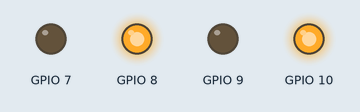
Simulated run of this program. Board: Raspberry Pi (BCM pin numbers). On the bench: output pins drawn as LEDs (lit = HIGH). What the program prints to the terminal is not drawn. At 2.2 s the program stops and its outputs stay as they are.

Above: at 0.1 s.
At 2.3 s:
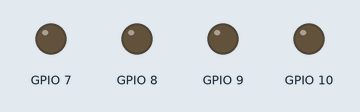
Timing chart, 0 to 3.7 s (numbered marks = the images above):
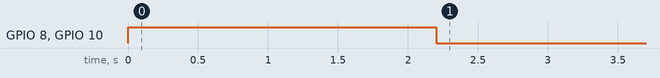

The program:

motor_turn.py
```python
# CamJam EduKit 3 - Robotics
# Worksheet 3 - Motor Test Code
import sys
import RPi.GPIO as GPIO # Import the GPIO Library
import time # Import the Time library

print(sys.argv)

# Set the GPIO modes
GPIO.setmode(GPIO.BCM)
GPIO.setwarnings(False)

# Set the GPIO Pin mode
GPIO.setup(7, GPIO.OUT)
GPIO.setup(8, GPIO.OUT)
GPIO.setup(9, GPIO.OUT)
GPIO.setup(10, GPIO.OUT)

# Turn all motors off
GPIO.output(7, 0)
GPIO.output(8, 0)
GPIO.output(9, 0)
GPIO.output(10, 0)

# Turn the right motor forwards
GPIO.output(9, 0)
GPIO.output(10, 1)

# Turn the left motor forwards
GPIO.output(7, 0)
GPIO.output(8, 1)

# Wait for 3 seconds
time.sleep(2.2)

# Reset the GPIO pins (turns off motors too)
GPIO.cleanup()
```

Measured:
- by itself, GPIO 8, GPIO 10: LOW → HIGH at 0.00 s, → LOW 2.2 s later
